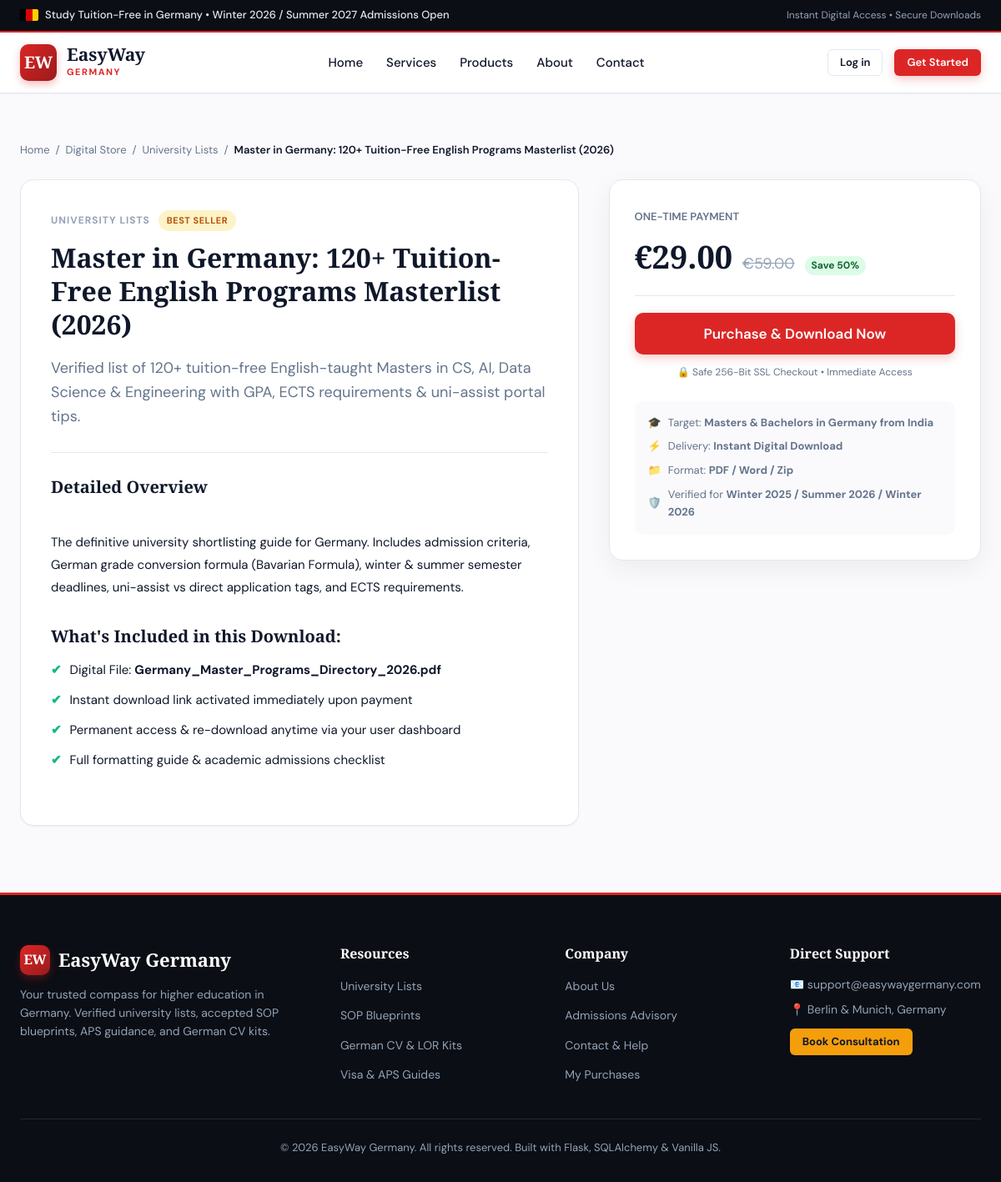
Page /products/master-germany-tuition-free-programs-masterlist on the committed database.
### app.py (models this page shows)
class Category(db.Model):
    __tablename__ = 'categories'
    id = db.Column(db.Integer, primary_key=True)
    name = db.Column(db.String(80), unique=True, nullable=False)
    slug = db.Column(db.String(80), unique=True, nullable=False)
    description = db.Column(db.String(255))
    icon = db.Column(db.String(50), default='folder')
    products = db.relationship('Product', backref='category', lazy='dynamic')

class Product(db.Model):
    __tablename__ = 'products'
    id = db.Column(db.Integer, primary_key=True)
    title = db.Column(db.String(200), nullable=False)
    slug = db.Column(db.String(200), unique=True, nullable=False)
    short_desc = db.Column(db.String(300), nullable=False)
    description = db.Column(db.Text, nullable=False)
    price = db.Column(db.Float, nullable=False, default=0.0)
    original_price = db.Column(db.Float, nullable=True)
    badge = db.Column(db.String(50), default='')  # e.g., 'Best Seller', 'Top Rated'
    category_id = db.Column(db.Integer, db.ForeignKey('categories.id'), nullable=False)
    file_name = db.Column(db.String(255), nullable=False)  # stored in secure_files/
    file_original_name = db.Column(db.String(255), nullable=False)
    is_active = db.Column(db.Boolean, default=True)
    created_at = db.Column(db.DateTime, default=utc_now)
    orders = db.relationship('Order', backref='product', lazy='dynamic')

### app.py (the view)
@app.route('/products/<slug>')
def product_detail(slug):
    product = Product.query.filter_by(slug=slug, is_active=True).first_or_404()
    related_products = Product.query.filter(
        Product.category_id == product.category_id,
        Product.id != product.id,
        Product.is_active == True
    ).limit(3).all()
    already_purchased = False
    if current_user.is_authenticated:
        already_purchased = current_user.has_purchased(product.id)
    return render_template(
        'product_detail.html',
        product=product,
        related_products=related_products,
        already_purchased=already_purchased
    )

### app.py (called while the page is built)
@app.context_processor
def inject_global_data():
    categories = Category.query.all()
    return {
        'nav_categories': categories,
        'current_year': datetime.now(timezone.utc).year
    }

### templates/product_detail.html (shortened to what this page needs)
{% extends "base.html" %}
{% block content %}
<section style="padding: 40px 0 80px;">
  <div class="container">
    <nav style="font-size: 13px; color: var(--text-muted); margin-bottom: 24px;">
      <a href="{{ url_for('index') }}" style="color: var(--text-muted);">Home</a> &nbsp;/&nbsp;
      <a href="{{ url_for('products') }}" style="color: var(--text-muted);">Digital Store</a> &nbsp;/&nbsp;
      <a href="{{ url_for('products') }}?category={{ product.category.slug }}" style="color: var(--text-muted);">{{ product.category.name }}</a> &nbsp;/&nbsp;
      <span style="color: var(--secondary); font-weight: 600;">{{ product.title }}</span>
    </nav>
    <div class="checkout-grid">
      <div style="background: #fff; border: 1px solid var(--border); border-radius: var(--radius-lg); padding: 36px; box-shadow: var(--shadow-sm);">
        <div style="display: flex; gap: 10px; align-items: center; margin-bottom: 12px;">
          <span class="product-category" style="margin: 0;">{{ product.category.name }}</span>
          {% if product.badge %}
            <span class="badge {% if product.badge == 'Best Seller' %}badge-gold{% endif %}">{{ product.badge }}</span>
          {% endif %}
        </div>
        <h1 style="font-size: 32px; margin-bottom: 18px; line-height: 1.25;">{{ product.title }}</h1>
        <p style="font-size: 18px; color: var(--text-muted); line-height: 1.6; margin-bottom: 28px;">
          {{ product.short_desc }}
        </p>
        <hr style="border: none; border-top: 1px solid var(--border); margin-bottom: 28px;">
        <h3 style="font-size: 20px; margin-bottom: 14px;">Detailed Overview</h3>
        <div style="font-size: 15px; color: var(--text-main); line-height: 1.8; white-space: pre-line; margin-bottom: 32px;">
          {{ product.description }}
        </div>
        <h3 style="font-size: 20px; margin-bottom: 16px;">What's Included in this Download:</h3>
        <ul style="list-style: none; display: flex; flex-direction: column; gap: 12px; margin-bottom: 30px;">
          <li style="display: flex; align-items: center; gap: 10px; font-size: 15px;">
            <span style="color: #10B981; font-weight: bold;">✔</span>
            <span>Digital File: <strong>{{ product.file_original_name }}</strong></span>
          </li>
          <li style="display: flex; align-items: center; gap: 10px; font-size: 15px;">
            <span style="color: #10B981; font-weight: bold;">✔</span>
            <span>Instant download link activated immediately upon payment</span>
          </li>
          <li style="display: flex; align-items: center; gap: 10px; font-size: 15px;">
            <span style="color: #10B981; font-weight: bold;">✔</span>
            <span>Permanent access & re-download anytime via your user dashboard</span>
          </li>
          <li style="display: flex; align-items: center; gap: 10px; font-size: 15px;">
            <span style="color: #10B981; font-weight: bold;">✔</span>
            <span>Full formatting guide & academic admissions checklist</span>
          </li>
        </ul>
      </div>
      <aside>
        <div style="background: #fff; border: 1px solid var(--border); border-radius: var(--radius-lg); padding: 30px; box-shadow: var(--shadow-card); position: sticky; top: 100px;">
          <div style="margin-bottom: 20px; border-bottom: 1px solid var(--border); padding-bottom: 16px;">
            <span style="font-size: 13px; color: var(--text-muted); font-weight: 600; text-transform: uppercase;">One-time Payment</span>
            <div style="display: flex; align-items: baseline; gap: 12px; margin-top: 6px;">
              <span style="font-size: 38px; font-weight: 800; color: var(--secondary); font-family: var(--font-heading);">
                €{{ "%.2f"|format(product.price) }}
              </span>
              {% if product.original_price %}
                <span style="font-size: 18px; color: var(--text-light); text-decoration: line-through;">
                  €{{ "%.2f"|format(product.original_price) }}
                </span>
                <span style="font-size: 12px; background: #DCFCE7; color: #166534; font-weight: 700; padding: 2px 8px; border-radius: var(--radius-full);">
                  Save {{ ((1 - (product.price / product.original_price)) * 100)|int }}%
                </span>
              {% endif %}
            </div>
          </div>
          <div style="margin-bottom: 24px;">
            {% if already_purchased %}
              <div style="background: #ECFDF5; border: 1px solid #A7F3D0; color: #065F46; padding: 14px; border-radius: var(--radius-md); font-size: 14px; margin-bottom: 16px; text-align: center;">
                <strong>You already own this resource!</strong>
              </div>
              <a href="{{ url_for('download_file', product_id=product.id) }}" class="btn btn-primary btn-lg" style="width: 100%;">
                📥 Download File Now
              </a>
              <div style="text-align: center; margin-top: 10px;">
                <a href="{{ url_for('dashboard') }}" style="font-size: 13px; color: var(--text-muted);">View in Dashboard</a>
              </div>
            {% else %}
              <a href="{{ url_for('checkout', product_id=product.id) }}" class="btn btn-primary btn-lg" style="width: 100%; margin-bottom: 12px;">
                Purchase & Download Now
              </a>
              <p style="font-size: 12px; color: var(--text-muted); text-align: center; margin: 0;">
                🔒 Safe 256-Bit SSL Checkout • Immediate Access
              </p>
            {% endif %}
          </div>
          <div style="background: var(--bg-page); border-radius: var(--radius-md); padding: 16px; font-size: 13px; color: var(--text-muted);">
            <div style="display: flex; align-items: center; gap: 8px; margin-bottom: 8px;">
              <span>🎓</span> <span>Target: <strong>Masters & Bachelors in Germany from India</strong></span>
            </div>
            <div style="display: flex; align-items: center; gap: 8px; margin-bottom: 8px;">
              <span>⚡</span> <span>Delivery: <strong>Instant Digital Download</strong></span>
            </div>
            <div style="display: flex; align-items: center; gap: 8px; margin-bottom: 8px;">
              <span>📁</span> <span>Format: <strong>PDF / Word / Zip</strong></span>
            </div>
            <div style="display: flex; align-items: center; gap: 8px;">
              <span>🛡️</span> <span>Verified for <strong>Winter 2025 / Summer 2026 / Winter 2026</strong></span>
            </div>
          </div>
        </div>
      </aside>
    </div>
  </div>
</section>
{% endblock %}

### static/css/style.css (style rules this page uses)
:root { --primary: #DC2626; --primary-hover: #B91C1C; --primary-light: #FEE2E2; --primary-dark: #991B1B; --secondary: #0F172A; --secondary-light: #1E293B; --accent-gold: #F59E0B; --accent-gold-light: #FEF3C7; --bg-page: #FAFAFC; --bg-surface: #FFFFFF; --bg-muted: #F1F5F9; --text-main: #0F172A; --text-muted: #64748B; --text-light: #94A3B8; --border: #E2E8F0; --border-focus: #DC2626; --font-heading: 'Playfair Display', Georgia, serif; --font-body: 'DM Sans', -apple-system, BlinkMacSystemFont, sans-serif; --shadow-sm: 0 1px 2px 0 rgba(0, 0, 0, 0.05); --shadow-md: 0 4px 6px -1px rgba(0, 0, 0, 0.1), 0 2px 4px -2px rgba(0, 0, 0, 0.05); --shadow-lg: 0 10px 15px -3px rgba(0, 0, 0, 0.1), 0 4px 6px -4px rgba(0, 0, 0, 0.05); --shadow-xl: 0 20px 25px -5px rgba(0, 0, 0, 0.1), 0 8px 10px -6px rgba(0, 0, 0, 0.05); --shadow-card: 0 10px 30px rgba(15, 23, 42, 0.06); --radius-sm: 6px; --radius-md: 10px; --radius-lg: 16px; --radius-full: 9999px; --transition: all 0.25s cubic-bezier(0.4, 0, 0.2, 1); }
*, *::before, *::after { box-sizing: border-box; margin: 0; padding: 0; }
body { font-family: var(--font-body); font-size: 16px; line-height: 1.6; color: var(--text-main); background-color: var(--bg-page); -webkit-font-smoothing: antialiased; min-height: 100vh; display: flex; flex-direction: column; }
h1, h2, h3, h4, .serif-font { font-family: var(--font-heading); color: var(--secondary); line-height: 1.25; font-weight: 700; }
a { color: var(--primary); text-decoration: none; transition: var(--transition); }
.container { width: 100%; max-width: 1220px; margin: 0 auto; padding: 0 24px; }
.btn { display: inline-flex; align-items: center; justify-content: center; gap: 8px; padding: 11px 22px; font-size: 15px; font-weight: 600; border-radius: var(--radius-md); cursor: pointer; border: 1px solid transparent; transition: var(--transition); text-decoration: none; line-height: 1.2; }
.btn-primary { background: var(--primary); color: #FFFFFF !important; box-shadow: 0 4px 12px rgba(220, 38, 38, 0.25); }
.btn-lg { padding: 14px 30px; font-size: 17px; border-radius: var(--radius-md); }
.badge { display: inline-block; font-size: 11px; font-weight: 700; text-transform: uppercase; letter-spacing: 0.5px; padding: 4px 10px; border-radius: var(--radius-full); background: var(--primary-light); color: var(--primary-dark); }
.badge-gold { background: var(--accent-gold-light); color: #B45309; }
.product-category { font-size: 12px; text-transform: uppercase; letter-spacing: 1px; color: var(--text-light); font-weight: 700; margin-bottom: 8px; }
.checkout-grid { display: grid; grid-template-columns: 1.2fr 0.8fr; gap: 36px; align-items: flex-start; }

### rows in the picture
Category: category.name "University Lists", category.name "UNIVERSITY LISTS"
Product: title "Master in Germany: 120+ Tuition-Free English Programs Masterlist (2026)", badge "BEST SELLER", short_desc "Verified list of 120+ tuition-free English-taught Masters in CS, AI, Data Science & Engineering with GPA, ECTS requirements & uni-assist portal tips.", description "The definitive university shortlisting guide for Germany. Includes admission criteria, German grade conversion formula (Bavarian Formula), winter & summer semester deadlines, uni-assist vs direct application tags, and ECTS requirements.", file_original_name "Germany_Master_Programs_Directory_2026.pdf", price "29.00", original_price "59.00", ((1-(product.price/product.original_price))*100)|int "50"
